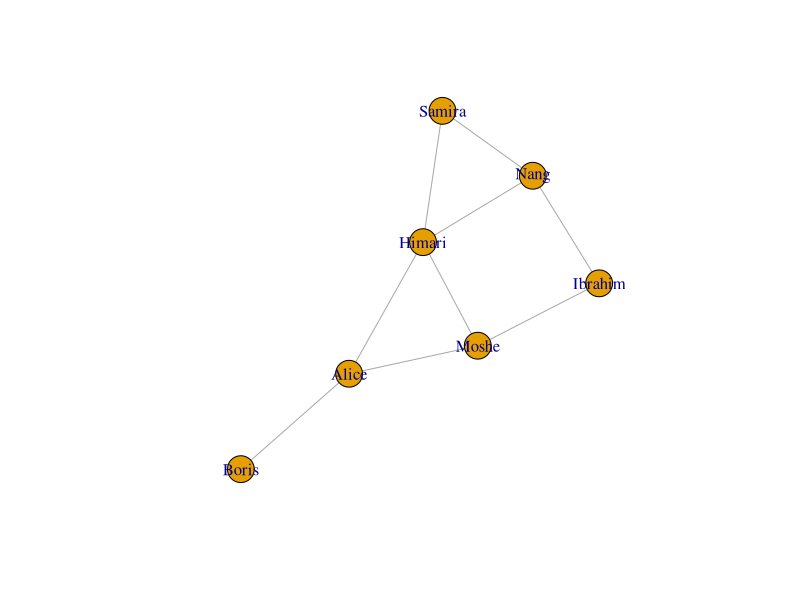
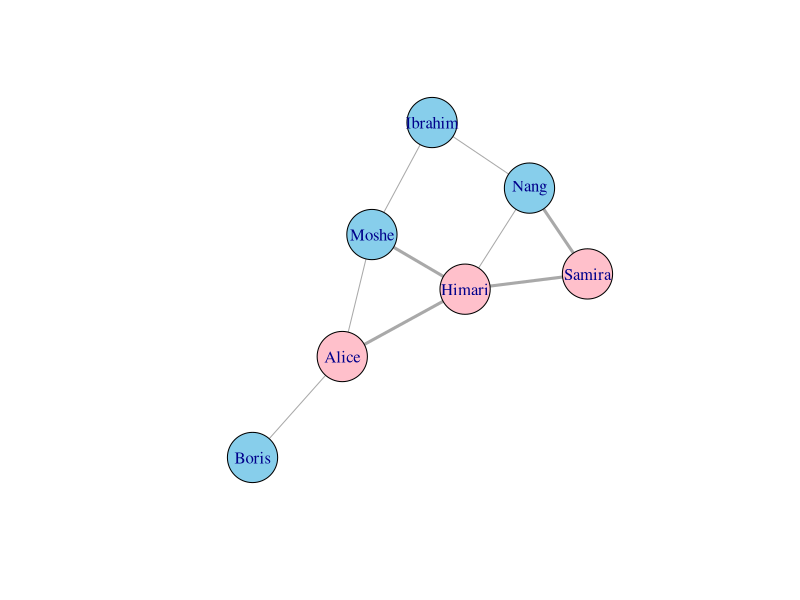
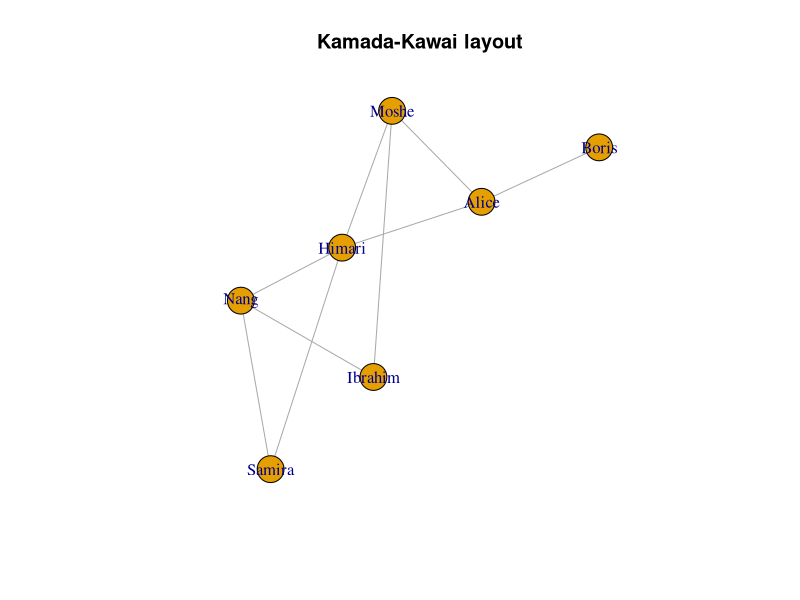
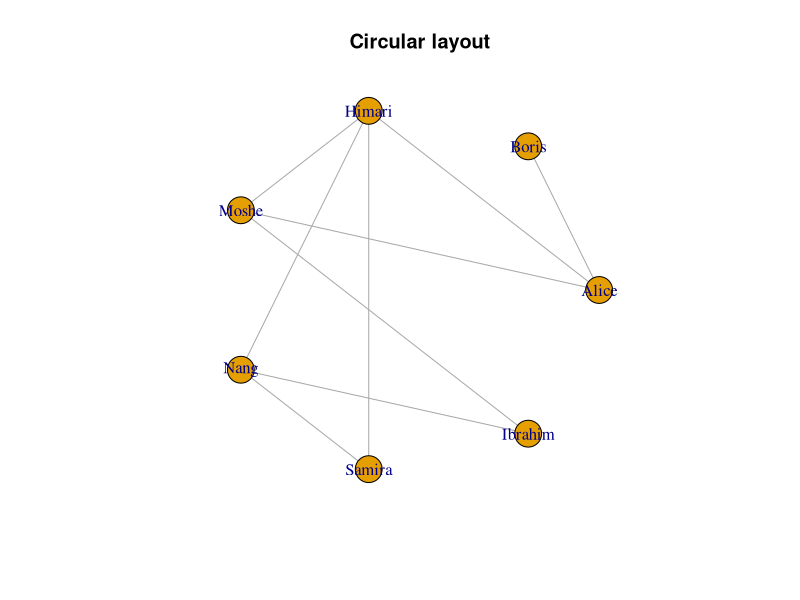
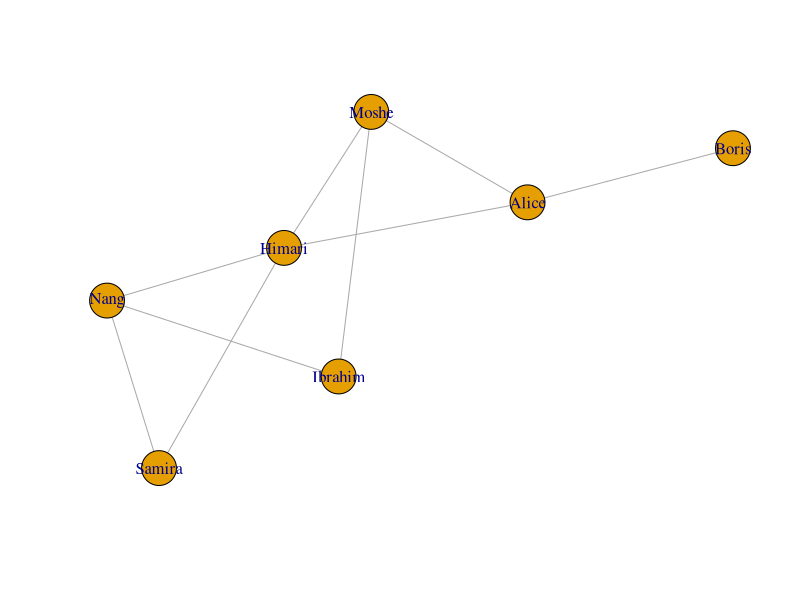
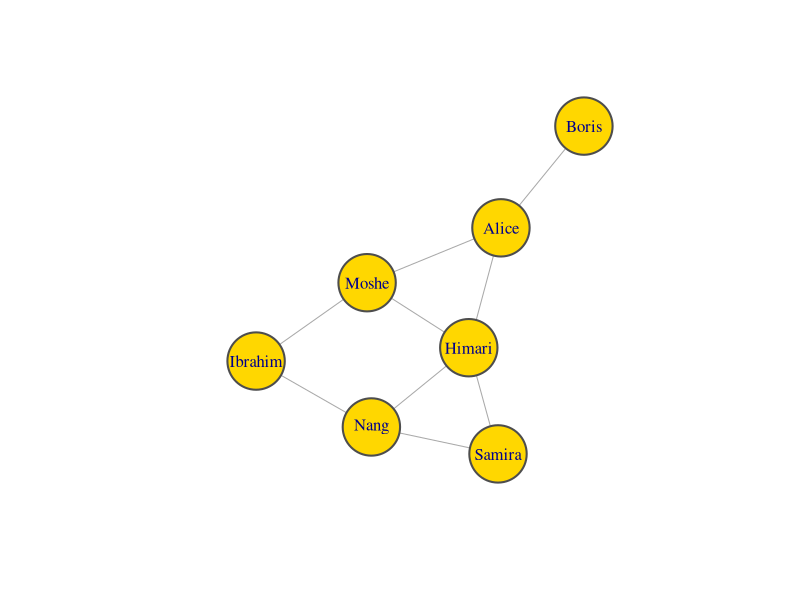
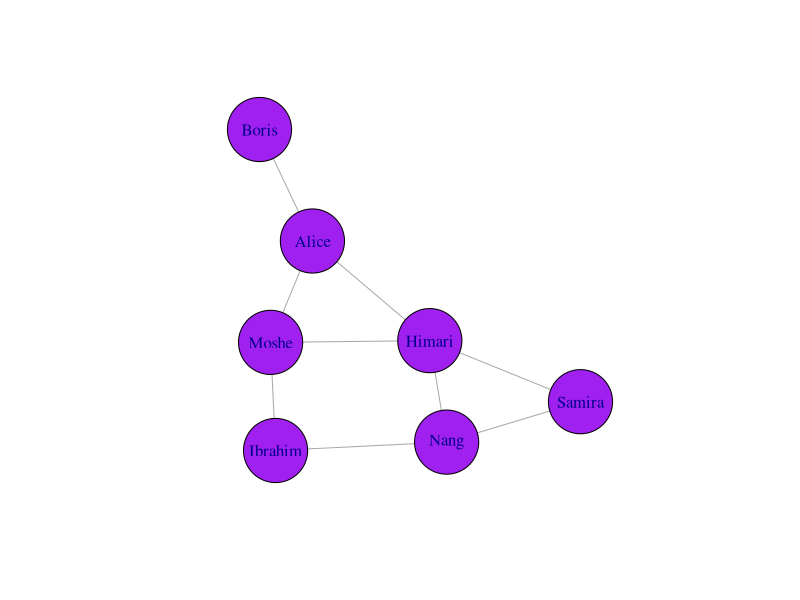
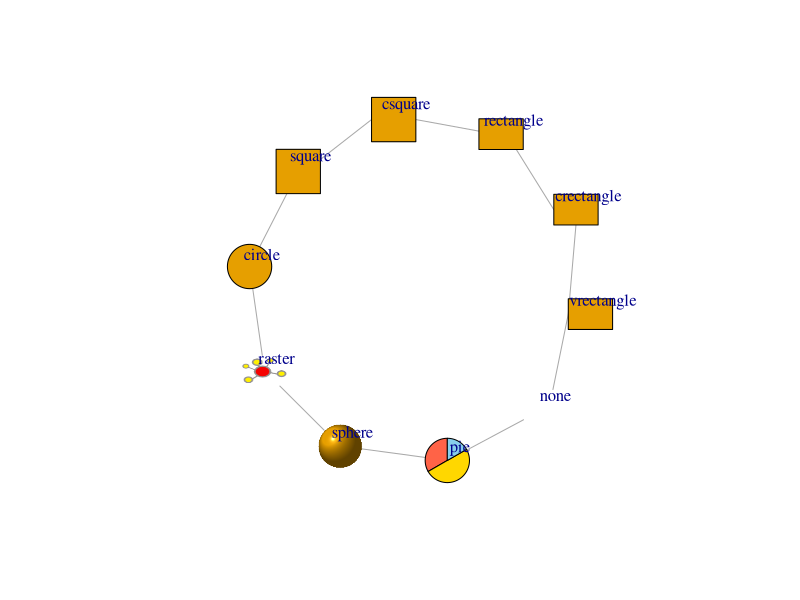

These charts were generated, in order, by the following R code: (Note: this script raises an error after producing the figures.)
## ---- chunk 1
knitr::opts_chunk$set(
  collapse = TRUE,
  comment = "#>",
  fig.width = 6,
  fig.height = 6,
  fig.align = "center",
  dev = "png"
)
set.seed(42) # stable force-directed layouts across rebuilds
## ---- chunk 2
library(igraph)
## ---- chunk 3
# A small attributed social network used throughout this article.
g <- make_graph(
  ~ Alice - Boris:Himari:Moshe, Himari - Alice:Nang:Moshe:Samira,
  Ibrahim - Nang:Moshe, Nang - Samira
)
V(g)$gender <- c("f", "m", "f", "m", "m", "f", "m")
E(g)$kind <- rep(c("friend", "colleague"), length.out = ecount(g))
## ---- chunk 4
plot(g)
## ---- chunk 5
plot(
  g,
  vertex.color = ifelse(V(g)$gender == "m", "skyblue", "pink"),
  vertex.size = 30,
  edge.width = ifelse(E(g)$kind == "colleague", 3, 1)
)
## ---- chunk 6
lay <- layout_with_kk(g)
plot(g, layout = lay, main = "Kamada-Kawai layout")
## ---- chunk 7
plot(g, layout = layout_in_circle, main = "Circular layout")
## ---- chunk 8
plot(
  g,
  layout = lay,
  rescale = FALSE,
  xlim = range(lay[, 1]),
  ylim = range(lay[, 2]),
  asp = 1,
  margin = 0.1
)
## ---- chunk 9
plot(
  g,
  vertex.color = "gold",
  vertex.size = 35,
  vertex.frame.color = "grey30",
  vertex.frame.width = 2
)
## ---- chunk 10
plot(g, vertex.color = "purple", vertex.alpha = 0.4, vertex.size = 40)
## ---- chunk 11
shapes()
## ---- chunk 12
shp <- c(
  "circle", "square", "csquare", "rectangle",
  "crectangle", "vrectangle", "none", "pie", "sphere", "raster"
)
ring <- make_ring(length(shp))
plot(
  ring,
  vertex.shape = shp,
  vertex.label = shp,
  vertex.label.dist = 1.4,
  vertex.size = 26,
  vertex.size2 = 18,
  # pie data is only used by the "pie" shape
  vertex.pie = lapply(shp, function(s) if (s == "pie") c(2, 3, 1) else 0),
  vertex.pie.color = list(c("tomato", "gold", "skyblue"))
)
## ---- chunk 13
plot(
  make_star(8),
  vertex.size.scaling = TRUE,
  vertex.relative.size = c(0.02, 0.06)
)
## ---- chunk 14
plot(
  g,
  vertex.size = 30,
  vertex.label.color = "black",
  vertex.label.family = "sans",
  vertex.label.font = 2, # bold
  vertex.label.cex = 1.1,
  vertex.label.dist = 2.2,
  vertex.label.degree = -pi / 2 # place labels above the vertices
)
## ---- chunk 15
plot(
  g,
  vertex.size = 36,
  vertex.label.angle = 30,
  vertex.label.adj = c(0.5, 0.5)
)
## ---- chunk 16
gr <- make_full_graph(25)
V(gr)$name <- paste0("node-", seq_len(vcount(gr)))
plot(gr, vertex.size = 25, vertex.label.cex = 2, vertex.label.repel = TRUE)
## ---- chunk 17
plot(
  g,
  vertex.size = 30,
  vertex.color = "steelblue",
  vertex.label.color = "white",
  vertex.label.halo = "black",
  vertex.label.halo.width = 0.3
)
## ---- chunk 18
dg <- make_graph(~ A -+ B, B -+ C, C -+ A, A -+ D)
plot(
  dg,
  edge.color = "grey40",
  edge.width = 2,
  edge.lty = "dashed",
  edge.arrow.size = 0.8,
  edge.arrow.width = 1.2
)
## ---- chunk 19
multi <- graph_from_edgelist(
  matrix(c(1, 2, 1, 2, 1, 2, 2, 3), ncol = 2, byrow = TRUE)
)
plot(multi, edge.curved = curve_multiple(multi), edge.arrow.size = 0.6)
## ---- chunk 20
tree <- make_tree(7, children = 2)
op <- par(mfrow = c(1, 3), mar = c(1, 1, 2, 1))
plot(tree, layout = layout_as_tree, edge.style = "arc", main = "arc")
plot(tree, layout = layout_as_tree, edge.style = "elbow", main = "elbow")
plot(tree, layout = layout_as_tree, edge.style = "diagonal", main = "diagonal")
par(op)
## ---- chunk 21
ring_d <- make_ring(8, directed = TRUE)
V(ring_d)$color <- rainbow(vcount(ring_d))
plot(
  ring_d,
  layout = layout_in_circle,
  vertex.size = 18,
  edge.gradient = TRUE,
  edge.width = 4,
  edge.arrow.mode = 0
)
## ---- chunk 22
plot(dg, edge.color = "navy", edge.alpha = 0.3, edge.width = 6)
## ---- chunk 23
# the formula interface drops self-loops, so build the edge list directly
loops <- make_graph(c("A", "A", "A", "B", "B", "B"), directed = TRUE)
plot(
  loops,
  layout = matrix(c(-0.5, 0.5, 0, 0), ncol = 2),
  vertex.size = 36,
  edge.loop.angle = pi / 2,
  loop.size = 1.5,
  edge.arrow.size = 0.6,
  margin = 0.25
)
## ---- chunk 24
# six self-loops on a single vertex
many <- make_graph(rep(1, 12), n = 1, directed = TRUE)
plot(many, vertex.size = 30, edge.arrow.size = 0.5, margin = 0.2)
## ---- chunk 25
plot(
  dg,
  edge.label = c("a", "b", "c", "d"),
  edge.label.color = "black",
  edge.label.cex = 1.2,
  edge.label.family = "sans",
  edge.label.halo = "yellow",
  edge.label.halo.width = 0.4,
  edge.arrow.size = 0.6
)
## ---- chunk 26
op <- par(mfrow = c(1, 4), mar = c(0, 1, 2, 1))
pie(rep(1, 8), col = categorical_pal(8), main = "categorical_pal(8)")
pie(rep(1, 9), col = sequential_pal(9), main = "sequential_pal(9)")
pie(rep(1, 9), col = diverging_pal(9), main = "diverging_pal(9)")
pie(rep(1, 8), col = r_pal(8), main = "r_pal(8)")
par(op)
## ---- chunk 27
plot(
  g,
  vertex.color = as.factor(V(g)$gender),
  palette = categorical_pal(8),
  vertex.size = 30
)
## ---- chunk 28
plot(
  g,
  vertex.color = scale_color(V(g)$gender, name = "Gender"),
  vertex.size = 30
)
## ---- chunk 29
plot(
  g,
  vertex.color = scale_color(degree(g), name = "Degree"),
  vertex.size = 30
)
## ---- chunk 30
plot(
  g,
  vertex.size = scale_size(degree(g), range = c(10, 35), name = "Degree"),
  vertex.color = "lightgrey"
)
## ---- chunk 31
plot(
  g,
  vertex.color = scale_color(V(g)$gender, name = "Gender"),
  vertex.size = scale_size(degree(g), range = c(12, 34), name = "Degree"),
  legend = "bottom"
)
## ---- chunk 32
big <- sample_gnp(40, 0.08)
plot(
  big,
  vertex.size = 6,
  vertex.label = label_top(degree(big), n = 5),
  vertex.label.dist = 1,
  vertex.label.color = "black"
)
## ---- chunk 33
plot(
  big,
  vertex.size = 6,
  vertex.label = label_top(degree(big), prop = 0.1, decreasing = FALSE),
  vertex.label.dist = 1,
  vertex.label.color = "black"
)
## ---- chunk 34
plot(
  g,
  vertex.size = 25,
  mark.groups = list(c("Alice", "Himari", "Moshe"), c("Nang", "Samira")),
  mark.col = c("#ffd9d9", "#d9ecff"),
  mark.border = c("tomato", "steelblue"),
  mark.shape = 1 / 2,
  mark.expand = 20,
  mark.lwd = 2
)
## ---- chunk 35
plot(
  g,
  vertex.size = 25,
  main = "Friendship network",
  sub = "an igraph example",
  xlab = "x",
  ylab = "y",
  axes = TRUE,
  frame.plot = TRUE
)
## ---- chunk 36
mytriangle <- function(coords, v = NULL, params) {
  vertex.color <- params("vertex", "color")
  if (length(vertex.color) != 1 && !is.null(v)) {
    vertex.color <- vertex.color[v]
  }
  vertex.size <- params("vertex", "size")
  if (length(vertex.size) != 1 && !is.null(v)) {
    vertex.size <- vertex.size[v]
  }
  # When all vertices share a shape, the plot function is called once for the
  # whole layout (with v = NULL), so recycle scalars to one value per row.
  vertex.size <- rep(vertex.size, length.out = nrow(coords))
  symbols(
    x = coords[, 1], y = coords[, 2], bg = vertex.color,
    stars = cbind(vertex.size, vertex.size, vertex.size),
    add = TRUE, inches = FALSE
  )
}

add_shape("triangle", clip = shapes("circle")$clip, plot = mytriangle)

plot(
  g,
  vertex.shape = "triangle",
  vertex.color = "seagreen",
  vertex.size = 40
)
## ---- chunk 37
add_shape("blank", clip = shape_noclip, plot = shape_noplot)
plot(g, vertex.shape = "blank", vertex.label.dist = 0)
## ---- chunk 38
old <- igraph_options(
  vertex.color = "orange",
  vertex.size = 30,
  edge.color = "grey70"
)
plot(g)
igraph_opt("vertex.color") # read one option back
igraph_options(old) # restore
## ---- chunk 39
svg <- as_svg(g, width = 6, height = 6, tooltips = "gender")
# write to a file ...
tmp <- tempfile(fileext = ".svg")
cat(svg, file = tmp)
substr(svg, 1, 60)
## ---- chunk 40
cat(as_svg(g, width = 6, height = 6, tooltips = "gender", vertex.size = 30))
